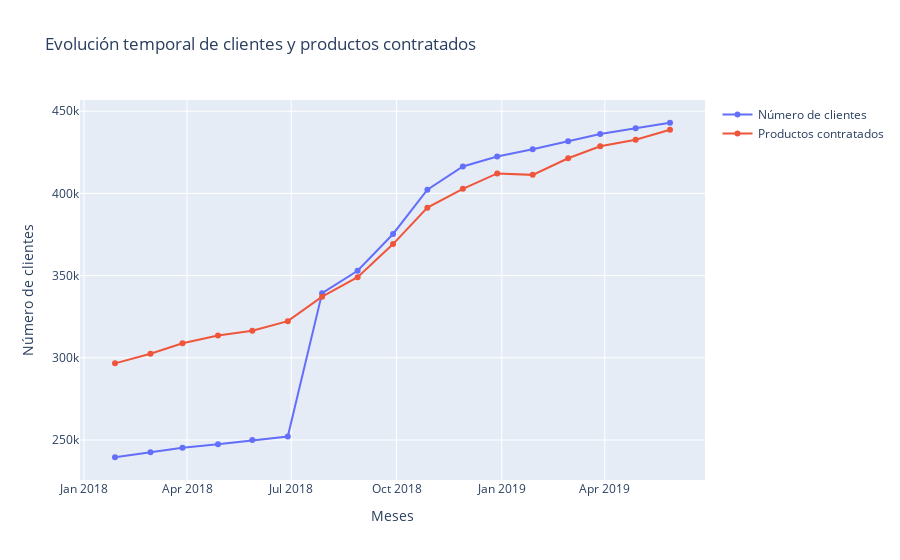

Notebook source saved alongside this figure:
### Code cell
scatter_clientes_productos(df_cpi_clientes, df_cpi_productos, show_fig=True)

### Figure 1 — Plotly figure (JSON) as saved in the notebook; plotly's stock layout.template omitted (floating-point values rounded to 4 significant figures)
{"data": [{"hovertemplate": "%{y:.2f}", "mode": "lines+markers", "name": "Número de clientes", "type": "scatter", "x": ["2018-01-28T00:00:00", "2018-02-28T00:00:00", "2018-03-28T00:00:00", "2018-04-28T00:00:00", "2018-05-28T00:00:00", "2018-06-28T00:00:00", "2018-07-28T00:00:00", "2018-08-28T00:00:00", "2018-09-28T00:00:00", "2018-10-28T00:00:00", "2018-11-28T00:00:00", "2018-12-28T00:00:00", "2019-01-28T00:00:00", "2019-02-28T00:00:00", "2019-03-28T00:00:00", "2019-04-28T00:00:00", "2019-05-28T00:00:00"], "y": [239493, 242521, 245258, 247463, 249926, 252104, 339339, 352922, 375323, 402300, 416387, 422481, 426875, 431727, 436183, 439627, 442995]}, {"hovertemplate": "%{y:.2f}", "mode": "lines+markers", "name": "Productos contratados", "type": "scatter", "x": ["2018-01-28T00:00:00", "2018-02-28T00:00:00", "2018-03-28T00:00:00", "2018-04-28T00:00:00", "2018-05-28T00:00:00", "2018-06-28T00:00:00", "2018-07-28T00:00:00", "2018-08-28T00:00:00", "2018-09-28T00:00:00", "2018-10-28T00:00:00", "2018-11-28T00:00:00", "2018-12-28T00:00:00", "2019-01-28T00:00:00", "2019-02-28T00:00:00", "2019-03-28T00:00:00", "2019-04-28T00:00:00", "2019-05-28T00:00:00"], "y": [296613, 302458, 308879, 313499, 316422, 322287, 337160, 349012, 369172, 391335, 402819, 412142, 411289, 421415, 428653, 432665, 438698]}], "layout": {"hoverdistance": 200, "hovermode": "x unified", "spikedistance": 200, "title": {"text": "Evolución temporal de clientes y productos contratados"}, "transition": {"duration": 500}, "xaxis": {"showspikes": true, "spikecolor": "#999999", "spikemode": "across", "spikethickness": 2, "title": {"text": "Meses"}}, "yaxis": {"title": {"text": "Número de clientes"}}}}
